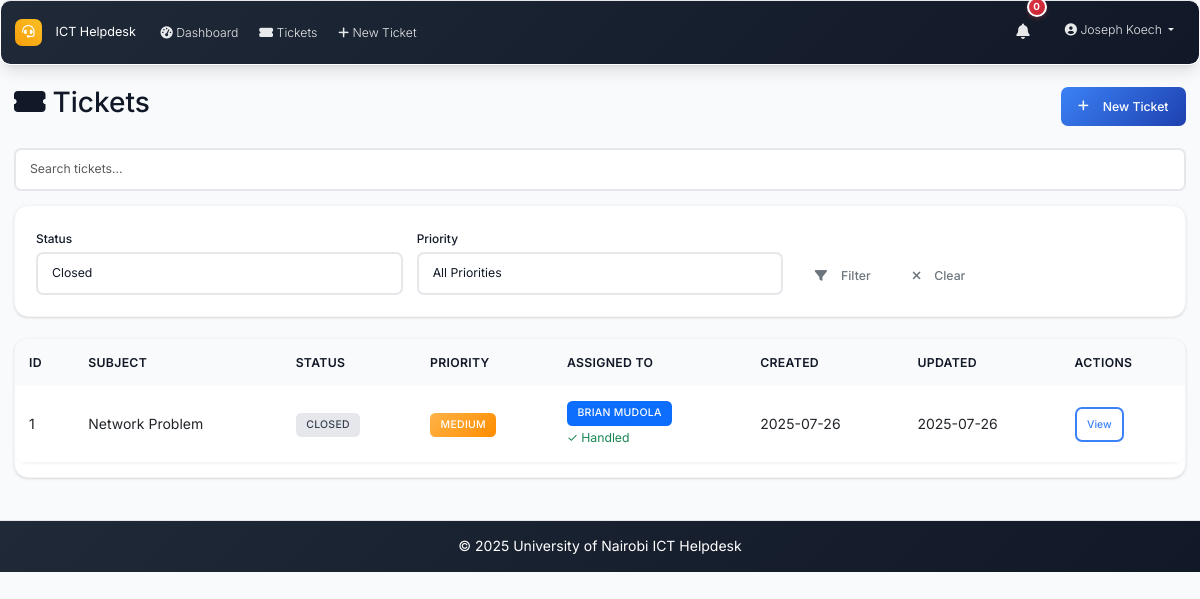
/tickets?status=closed (signed in), run on the app's committed database.
### models.py (models this page shows, shortened)
class User(UserMixin, db.Model):
    id = db.Column(db.Integer, primary_key=True)
    username = db.Column(db.String(64), unique=True, nullable=False)
    email = db.Column(db.String(120), unique=True, nullable=False)
    password_hash = db.Column(db.String(256), nullable=False)
    full_name = db.Column(db.String(100), nullable=False)
    role = db.Column(db.String(20), nullable=False, default='user')  # admin, intern, user
    created_at = db.Column(db.DateTime, default=datetime.utcnow)
    is_active = db.Column(db.Boolean, default=True)
    is_verified = db.Column(db.Boolean, default=False)
    verification_token = db.Column(db.String(128), nullable=True)
    phone_number = db.Column(db.String(20), nullable=True)
    is_approved = db.Column(db.Boolean, default=False)
    approved_by_id = db.Column(db.Integer, db.ForeignKey('user.id'), nullable=True)
    approved_at = db.Column(db.DateTime, nullable=True)
    tickets_created = db.relationship('Ticket', foreign_keys='Ticket.created_by_id', backref='creator', lazy='dynamic')
    assigned_tickets = db.relationship('Ticket', secondary='ticket_assignees', back_populates='assignees', lazy='selectin')
    comments = db.relationship('Comment', backref='author', lazy='dynamic')

class Ticket(db.Model):
    id = db.Column(db.Integer, primary_key=True)
    location = db.Column(db.String(200), nullable=False)
    description = db.Column(Text, nullable=False)
    status = db.Column(db.String(20), nullable=False, default='open')  # open, in_progress, resolved, closed
    priority = db.Column(db.String(20), nullable=False, default='medium')  # low, medium, high, urgent
    created_at = db.Column(db.DateTime, default=datetime.utcnow)
    updated_at = db.Column(db.DateTime, default=datetime.utcnow, onupdate=datetime.utcnow)
    closed_at = db.Column(db.DateTime)
    closed_by_id = db.Column(db.Integer, db.ForeignKey('user.id'), nullable=True)
    due_date = db.Column(db.DateTime, nullable=True)
    created_by_id = db.Column(db.Integer, db.ForeignKey('user.id'), nullable=True)
    category_id = db.Column(db.Integer, db.ForeignKey('category.id'))
    comments = db.relationship('Comment', backref='ticket', lazy='dynamic', cascade='all, delete-orphan')
    attachments = db.relationship('Attachment', backref='ticket', lazy='dynamic', cascade='all, delete-orphan')
    assignees = db.relationship('User', secondary=ticket_assignees, back_populates='assigned_tickets', lazy='selectin')
    closed_by = db.relationship('User', foreign_keys=[closed_by_id], backref='closed_tickets')

### routes.py (the view)
@app.route('/tickets')
@login_required
def tickets_list():
    page = request.args.get('page', 1, type=int)
    status_filter = request.args.get('status', '')
    priority_filter = request.args.get('priority', '')
    query = Ticket.query
    if current_user.role == 'user':
        query = query.filter_by(created_by_id=current_user.id)
    elif current_user.role == 'intern':
        if status_filter == 'assigned':
            query = query.filter(Ticket.assignees.any(id=current_user.id))
            status_filter = ''  # Clear status filter since we're showing all assigned tickets
        else:
            query = query.filter(Ticket.assignees.any(id=current_user.id))
    if status_filter:
        query = query.filter_by(status=status_filter)
    if priority_filter:
        query = query.filter_by(priority=priority_filter)
    tickets = query.order_by(desc(Ticket.created_at)).paginate(
        page=page, per_page=10, error_out=False
    )
    return render_template('tickets_list.html', tickets=tickets, status_filter=status_filter, priority_filter=priority_filter)

### app.py (called while the page is built)
@login_manager.user_loader
def load_user(user_id):
    from models import User
    return User.query.get(int(user_id))

@app.context_processor
def inject_now():
    return {'now': datetime.utcnow}

### routes.py (called while the page is built)
@app.context_processor
def inject_datetime():
    return dict(datetime=datetime)

### templates/tickets_list.html (shortened to what this page needs)
{% extends "base.html" %}
{% block content %}
<div class="d-flex justify-content-between align-items-center mb-4">
    <h2><i class="fas fa-ticket-alt me-2"></i>Tickets</h2>
    <a href="{{ url_for('new_ticket') }}" class="btn btn-primary">
        <i class="fas fa-plus me-2"></i>New Ticket
    </a>
</div>
<div class="mb-3">
    <input type="text" id="ticket-search" class="form-control" placeholder="Search tickets...">
</div>
<div class="card mb-4">
    <div class="card-body">
        <form method="GET" class="row g-3">
            <div class="col-md-4">
                <label class="form-label">Status</label>
                <select name="status" class="form-control">
                    <option value="closed" {% if status_filter == 'closed' %}selected{% endif %}>Closed</option>
                </select>
            </div>
            <div class="col-md-4">
                <label class="form-label">Priority</label>
                <select name="priority" class="form-control">
                    <option value="">All Priorities</option>
                </select>
            </div>
            <div class="col-md-4 d-flex align-items-end">
                <button type="submit" class="btn btn-outline-secondary me-2">
                    <i class="fas fa-filter me-2"></i>Filter
                </button>
                <a href="{{ url_for('tickets_list') }}" class="btn btn-outline-secondary">
                    <i class="fas fa-times me-2"></i>Clear
                </a>
            </div>
        </form>
    </div>
</div>
<div class="card">
    <div class="table-responsive">
        <table class="table" id="tickets-table">
            <thead>
                <tr>
                    <th>ID</th>
                    <th>Subject</th>
                    <th>Status</th>
                    <th>Priority</th>
                    <th>Assigned To</th>
                    <th>Created</th>
                    <th>Updated</th>
                    <th>Actions</th>
                </tr>
            </thead>
            <tbody>
                {% for ticket in tickets.items %}
                <tr>
                    <td>{{ ticket.id }}</td>
                    <td>{{ ticket.title or ticket.description[:40] }}</td>
                    <td><span class="badge badge-status-{{ ticket.status|replace(' ', '_') }}">{{ ticket.status.title() }}</span></td>
                    <td><span class="badge priority-{{ ticket.priority }}">{{ ticket.priority.title() }}</span></td>
                    <td>
                        {% if ticket.assignees %}
                            {% for user in ticket.assignees %}
                                <span class="badge bg-primary">{{ user.full_name }}</span>{% if not loop.last %} {% endif %}
                            {% endfor %}
                            {% if ticket.status == 'closed' %}
                                <br><small class="text-success">✓ Handled</small>
                            {% endif %}
                        {% else %}
                            <span class="text-muted">Unassigned</span>
                        {% endif %}
                    </td>
                    <td>{{ ticket.created_at.strftime('%Y-%m-%d') }}</td>
                    <td>{{ ticket.updated_at.strftime('%Y-%m-%d') }}</td>
                    <td>
                        <a href="{{ url_for('ticket_detail', id=ticket.id) }}" class="btn btn-sm btn-outline-primary">View</a>
                    </td>
                </tr>
                {% endfor %}
            </tbody>
        </table>
    </div>
</div>
{% endblock %}

### templates/base.html (shortened to what this page needs)
<!DOCTYPE html>
<html lang="en">
<head>
    <link href="https://cdn.jsdelivr.net/npm/bootstrap@5.3.0/dist/css/bootstrap.min.css" rel="stylesheet">
    <link href="https://cdnjs.cloudflare.com/ajax/libs/font-awesome/6.0.0/css/all.min.css" rel="stylesheet">
    <link href="{{ url_for('static', filename='css/custom.css') }}" rel="stylesheet">
</head>
<body>
    <nav class="navbar navbar-expand-lg navbar-dark footer-sky">
        <div class="container-fluid px-3">
            <a class="navbar-brand" href="{{ url_for('index') }}">
                <i class="fas fa-headset me-2"></i>ICT Helpdesk
            </a>
            <div class="collapse navbar-collapse" id="navbarNav">
                <ul class="navbar-nav me-auto mb-2 mb-lg-0">
                    {% if current_user.is_authenticated %}
                    <li class="nav-item">
                        <a class="nav-link" href="{{ url_for('dashboard') }}">
                            <i class="fas fa-tachometer-alt me-1"></i>Dashboard
                        </a>
                    </li>
                    <li class="nav-item">
                        <a class="nav-link" href="{{ url_for('tickets_list') }}">
                            <i class="fas fa-ticket-alt me-1"></i>Tickets
                        </a>
                    </li>
                    <li class="nav-item">
                        <a class="nav-link" href="{{ url_for('new_ticket') }}">
                            <i class="fas fa-plus me-1"></i>New Ticket
                        </a>
                    </li>
                    {% endif %}
                </ul>
                <ul class="navbar-nav ms-auto mb-2 mb-lg-0">
                    {% if current_user.is_authenticated %}
                    <li class="nav-item dropdown me-3">
                        <a class="nav-link position-relative" href="#" id="notificationsDropdown" role="button"
                           data-bs-toggle="dropdown" aria-expanded="false">
                            <i class="fas fa-bell"></i>
                            <span id="notification-badge" class="position-absolute top-0 start-100 translate-middle badge rounded-pill bg-danger" style="display: none;">
                                0
                            </span>
                        </a>
                    </li>
                    <li class="nav-item dropdown">
                        <a class="nav-link dropdown-toggle" href="#" id="navbarDropdown" role="button" data-bs-toggle="dropdown" aria-expanded="false">
                            <i class="fas fa-user-circle me-1"></i>{{ current_user.full_name }}
                        </a>
                    </li>
                    {% endif %}
                </ul>
            </div>
        </div>
    </nav>
    <main class="container-fluid my-4 px-3">
        {% block content %}{% endblock %}
    </main>
    <footer class="footer-sky py-3 mt-5">
        <div class="container text-center">
            <span>&copy; {{ datetime.utcnow().year }} University of Nairobi ICT Helpdesk</span>
        </div>
    </footer>
</body>
</html>

### data on the page
User: full_name "Joseph Koech"
Ticket: id "1", description "Network Problem", status "CLOSED", priority "MEDIUM", shows "✓ Handled", created_at "2025-07-26", updated_at "2025-07-26"
User: full_name "BRIAN MUDOLA"
